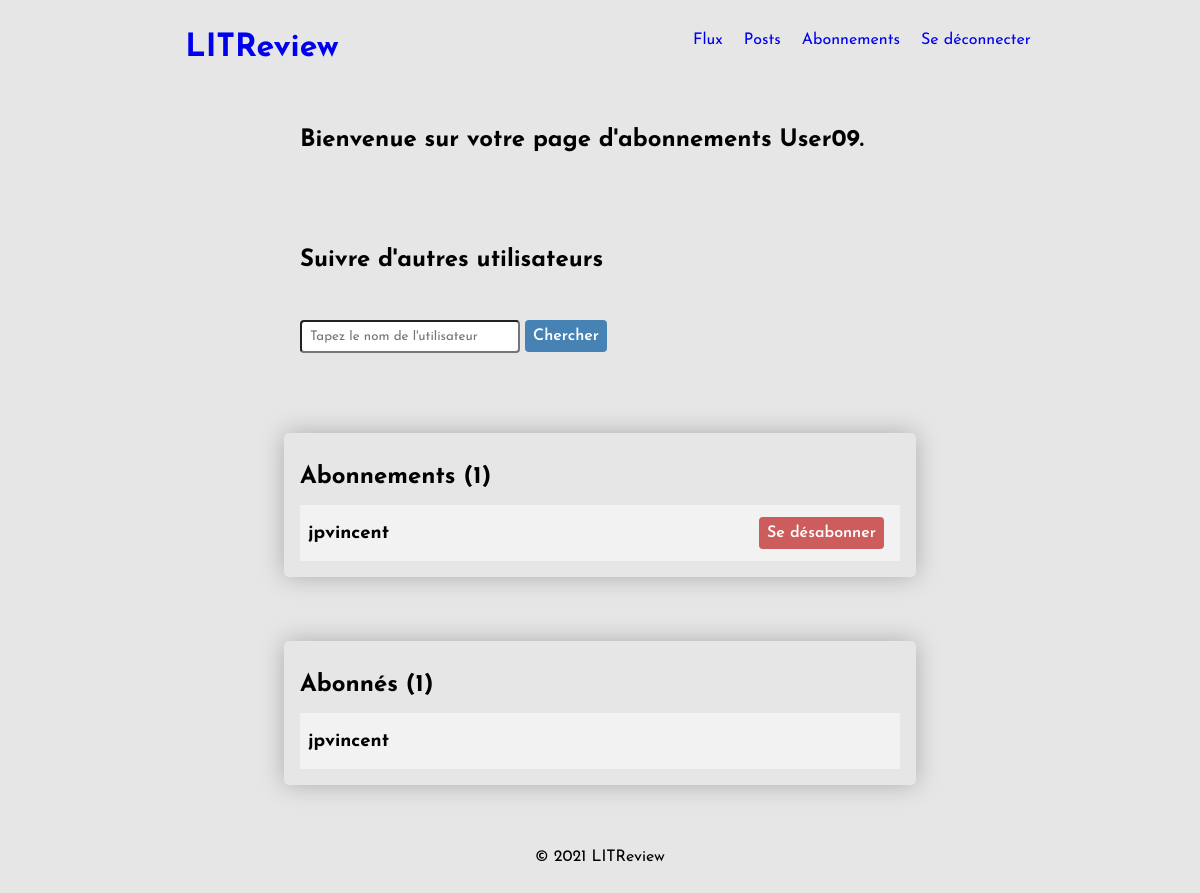
The page /subscriptions/ (signed in) on the database as committed earlier.
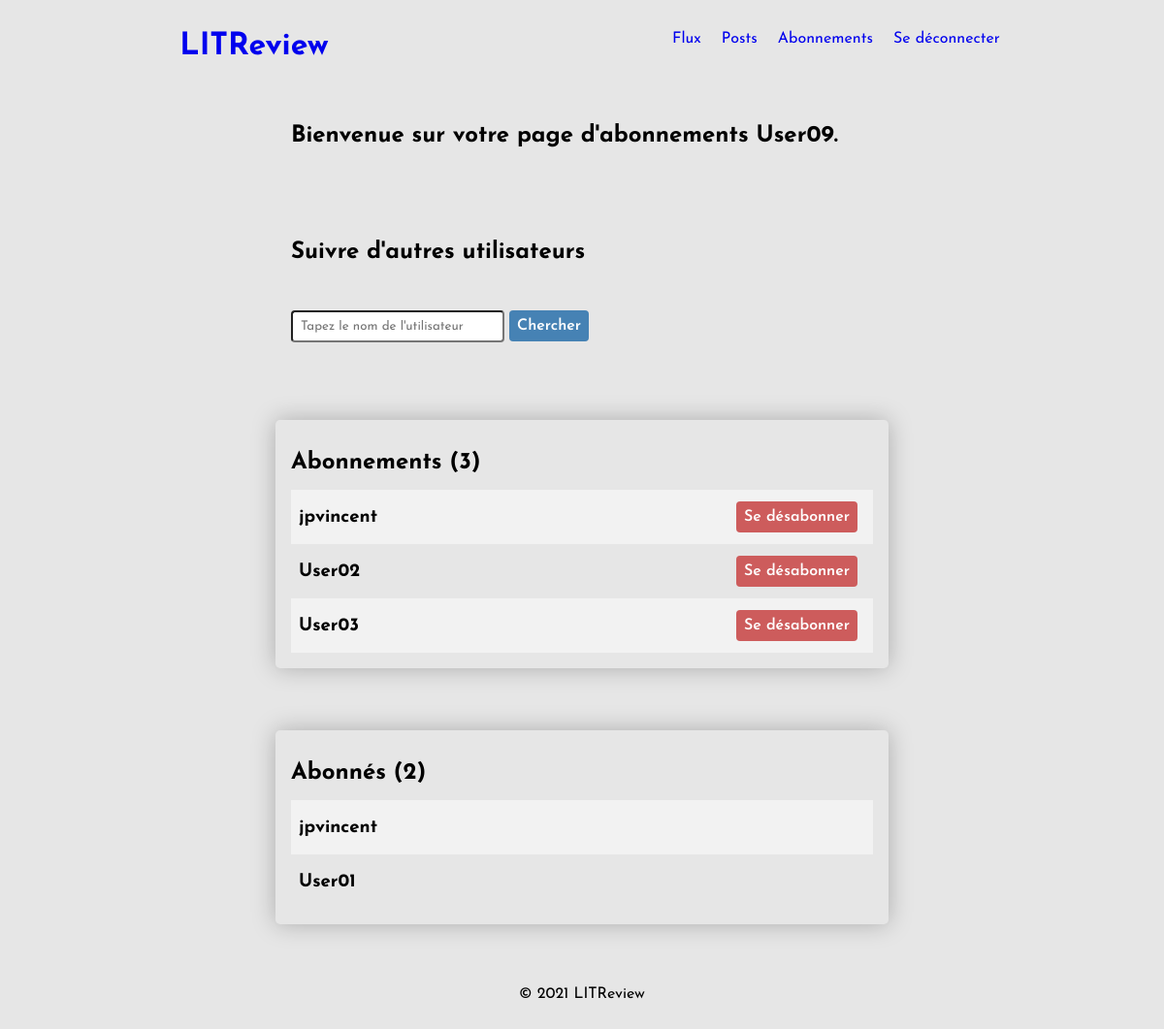
The same page on the database as committed later.
### accounts/models.py (models this page shows)
class CustomUser(AbstractUser):
    pass

### accounts/views.py (the view, shortened to what this page needs)
# urls.py: path('subscriptions/', subscriptions_view, name="subscriptions"),
def subscriptions_view(request):
    current_user_id = request.user.id
    followers = UserFollows.objects.filter(followed_user_id=current_user_id).values()
    nb_of_followers = followers.aggregate(total_followers=Count("user_id"))
    nb_of_followers = nb_of_followers.get("total_followers")
    followers = [follower["user_id"] for follower in followers]
    followed_users = UserFollows.objects.filter(user_id=current_user_id).values()
    nb_of_subscriptions = followed_users.aggregate(total_subscriptions=Count("followed_user_id"))
    nb_of_subscriptions = nb_of_subscriptions.get("total_subscriptions")
    followed_users = [user["followed_user_id"] for user in followed_users]
    followers = [CustomUser.objects.get(pk=follower_id) for follower_id in followers]
    followed_users = [CustomUser.objects.get(pk=user_id) for user_id in followed_users]
    context = {"nb_of_followers": nb_of_followers,
               "nb_of_subscriptions": nb_of_subscriptions,
               "followers": followers,
               "followed_users": followed_users}
    return render(request, "accounts/subscriptions.html", context)

### accounts/templates/accounts/subscriptions.html (shortened to what this page needs)
{% extends "base.html" %}
{% block content %}
{% if not user.is_authenticated %}
    <p>
        <h2>Merci de vous identifier en page d'accueil afin d'avoir accès à vos abonnements.</h2>
    </p>
    <p>
        <a href="{% url 'accounts:index' %}"><buttom class="btn btn-submit">Revenir à l'accueil</buttom></a>
    </p>
{% else %}
            <section class="main-section">
                <h2>Bienvenue sur votre page d'abonnements {{ user.username }}.</h2>
            </section>
            <section class="main-section main-section-list">
                <h2>Suivre d'autres utilisateurs</h2>
                <form method="POST">
                    <input type="text" name="user_search" placeholder="Tapez le nom de l'utilisateur" id="id_user_search">
                    <input type="submit" value="Chercher" class="btn btn-submit">
                </form>
            </section>
            <section class="main-section main-section-list shadow-box">
                <h2>Abonnements ({{ nb_of_subscriptions }})</h2>
                {% for user in followed_users %}
                    <div>
                        <h3>{{ user }}</h3>
                        <a href="{% url 'accounts:unsubscribe' user_id=user.id %}"><button class="btn btn-delete">Se désabonner</button></a>
                    </div>
                {% empty %}
                <div>
                    <h3>Vous ne suivez aucun utilisateur actuellement.</h3>
                </div>
                {% endfor %}
            </section>
            <section class="main-section main-section-list shadow-box">
                <h2>Abonnés ({{ nb_of_followers }})</h2>
                {% for follower in followers %}
                    <div>
                        <h3>{{ follower }}</h3>
                    </div>
                {% empty %}
                    <div>
                        <h3>Vous n'avez aucun abonné actuellement.</h3>
                    </div>
                {% endfor %}
            </section>
{% endif %}
{% endblock %}

Rows that differ between the two databases and show on the page:
now on this page (row unchanged): CustomUser: username "User02", shown under "Abonnements (3)"
now on this page (row unchanged): CustomUser: username "User03", shown under "Abonnements (3)"
now on this page (row edited): CustomUser: username "User01", shown under "Abonnés (2)"
Other text that changed with them:
{{ nb_of_subscriptions }}: "1" → "3"
{{ nb_of_followers }}: "1" → "2"
